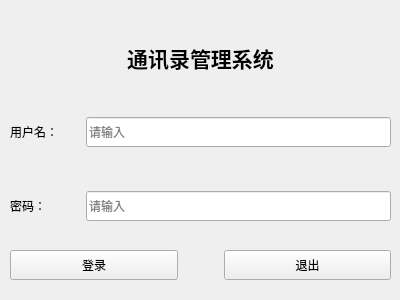
<?xml version="1.0" encoding="UTF-8"?>
<ui version="4.0">
 <class>page_login</class>
 <widget class="QWidget" name="page_login">
  <property name="geometry">
   <rect>
    <x>0</x>
    <y>0</y>
    <width>400</width>
    <height>300</height>
   </rect>
  </property>
  <property name="minimumSize">
   <size>
    <width>400</width>
    <height>300</height>
   </size>
  </property>
  <property name="maximumSize">
   <size>
    <width>400</width>
    <height>300</height>
   </size>
  </property>
  <property name="windowTitle">
   <string>通讯录管理系统</string>
  </property>
  <property name="windowIcon">
   <iconset resource="res.qrc">
    <normaloff>:/photoes/019.png</normaloff>:/photoes/019.png</iconset>
  </property>
  <widget class="QWidget" name="">
   <property name="geometry">
    <rect>
     <x>10</x>
     <y>20</y>
     <width>381</width>
     <height>271</height>
    </rect>
   </property>
   <layout class="QVBoxLayout" name="verticalLayout">
    <item>
     <widget class="QLabel" name="label">
      <property name="minimumSize">
       <size>
        <width>0</width>
        <height>60</height>
       </size>
      </property>
      <property name="maximumSize">
       <size>
        <width>16777215</width>
        <height>60</height>
       </size>
      </property>
      <property name="text">
       <string>&lt;html&gt;&lt;head/&gt;&lt;body&gt;&lt;p align=&quot;center&quot;&gt;&lt;span style=&quot; font-size:16pt; font-weight:600;&quot;&gt;通讯录管理系统&lt;/span&gt;&lt;/p&gt;&lt;/body&gt;&lt;/html&gt;</string>
      </property>
      <property name="alignment">
       <set>Qt::AlignCenter</set>
      </property>
     </widget>
    </item>
    <item>
     <layout class="QHBoxLayout" name="horizontalLayout_3">
      <item>
       <widget class="QLabel" name="label_2">
        <property name="minimumSize">
         <size>
          <width>70</width>
          <height>60</height>
         </size>
        </property>
        <property name="maximumSize">
         <size>
          <width>70</width>
          <height>60</height>
         </size>
        </property>
        <property name="text">
         <string>用户名：</string>
        </property>
       </widget>
      </item>
      <item>
       <widget class="QLineEdit" name="lineEdit">
        <property name="minimumSize">
         <size>
          <width>0</width>
          <height>30</height>
         </size>
        </property>
        <property name="maximumSize">
         <size>
          <width>16777215</width>
          <height>30</height>
         </size>
        </property>
        <property name="placeholderText">
         <string>请输入</string>
        </property>
       </widget>
      </item>
     </layout>
    </item>
    <item>
     <layout class="QHBoxLayout" name="horizontalLayout_2">
      <item>
       <widget class="QLabel" name="label_3">
        <property name="minimumSize">
         <size>
          <width>70</width>
          <height>60</height>
         </size>
        </property>
        <property name="maximumSize">
         <size>
          <width>70</width>
          <height>60</height>
         </size>
        </property>
        <property name="text">
         <string>密码：</string>
        </property>
       </widget>
      </item>
      <item>
       <widget class="QLineEdit" name="lineEdit_2">
        <property name="minimumSize">
         <size>
          <width>0</width>
          <height>30</height>
         </size>
        </property>
        <property name="maximumSize">
         <size>
          <width>16777215</width>
          <height>30</height>
         </size>
        </property>
        <property name="echoMode">
         <enum>QLineEdit::Password</enum>
        </property>
        <property name="placeholderText">
         <string>请输入</string>
        </property>
       </widget>
      </item>
     </layout>
    </item>
    <item>
     <layout class="QHBoxLayout" name="horizontalLayout">
      <item>
       <widget class="QPushButton" name="pushButton">
        <property name="minimumSize">
         <size>
          <width>0</width>
          <height>30</height>
         </size>
        </property>
        <property name="maximumSize">
         <size>
          <width>16777215</width>
          <height>30</height>
         </size>
        </property>
        <property name="text">
         <string>登录</string>
        </property>
       </widget>
      </item>
      <item>
       <spacer name="horizontalSpacer">
        <property name="orientation">
         <enum>Qt::Horizontal</enum>
        </property>
        <property name="sizeType">
         <enum>QSizePolicy::Minimum</enum>
        </property>
        <property name="sizeHint" stdset="0">
         <size>
          <width>40</width>
          <height>20</height>
         </size>
        </property>
       </spacer>
      </item>
      <item>
       <widget class="QPushButton" name="pushButton_2">
        <property name="minimumSize">
         <size>
          <width>0</width>
          <height>30</height>
         </size>
        </property>
        <property name="maximumSize">
         <size>
          <width>16777215</width>
          <height>30</height>
         </size>
        </property>
        <property name="text">
         <string>退出</string>
        </property>
       </widget>
      </item>
     </layout>
    </item>
   </layout>
  </widget>
 </widget>
 <resources>
  <include location="res.qrc"/>
 </resources>
 <connections/>
</ui>
